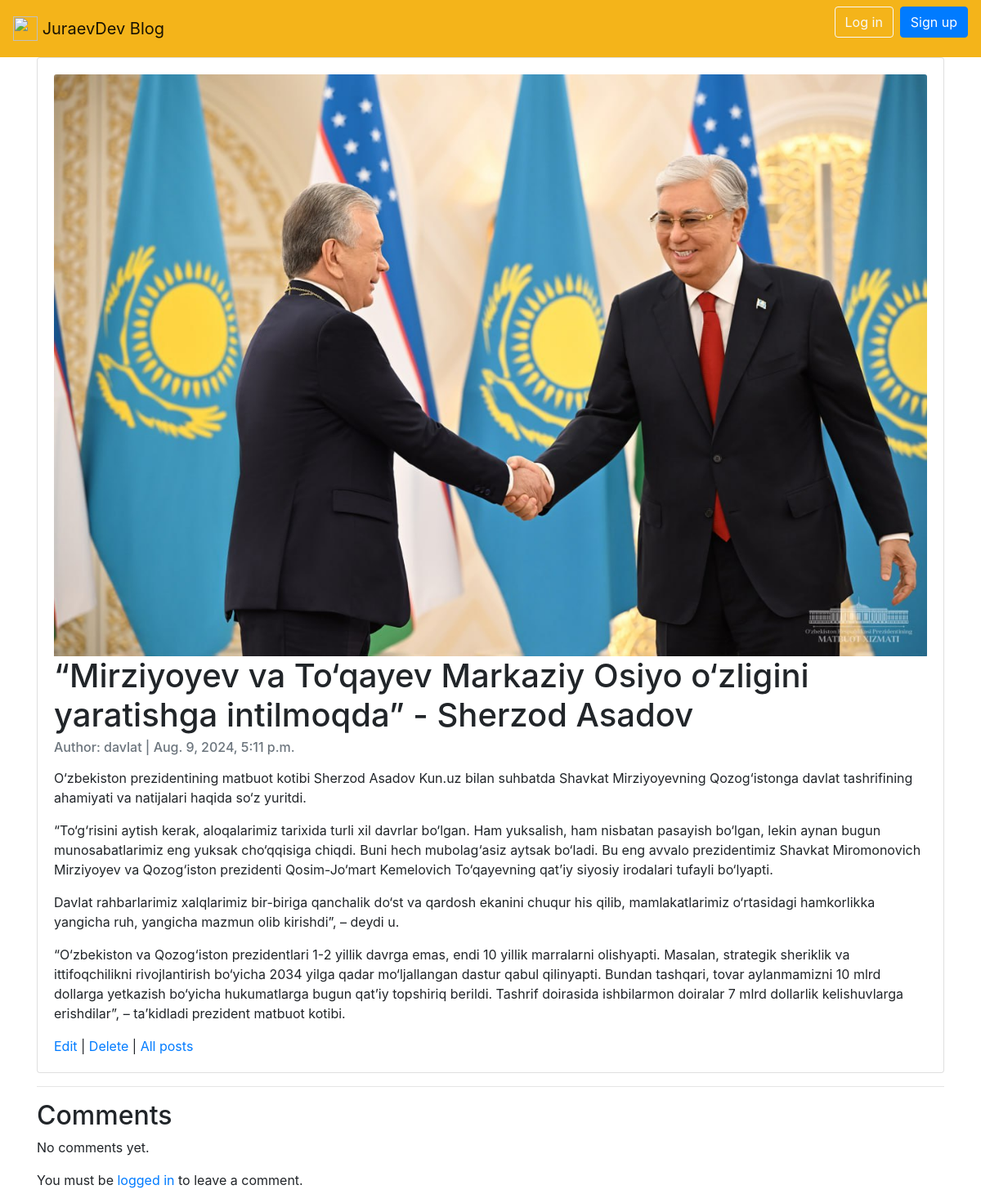
/articles/4/detail/, run on the app's committed database.
### articles/models.py (models this page shows, shortened)
class Article(models.Model):
    title = models.CharField(max_length=255)
    summary = models.CharField(max_length=400, blank=True)
    body = RichTextField()
    photo = models.ImageField(upload_to='images/', blank=True)
    date = models.DateTimeField(auto_now_add=True)
    author = models.ForeignKey(
        get_user_model(),
        on_delete=models.CASCADE,
    )

### accounts/models.py (models this page shows)
class CustomUser(AbstractUser):
    age = models.PositiveIntegerField(null=True, blank=True)

### articles/views.py (the view, shortened to what this page needs)
# urls.py: path('<int:pk>/detail/', ArticleDetailView.as_view(), name='article_detail'),
class ArticleDetailView(DetailView):
    model = Article
    template_name = 'article_detail.html'
    context_object_name = 'article'
    def get_context_data(self, **kwargs):
        data = super().get_context_data(**kwargs)
        comments = Comment.objects.filter(article=self.get_object())
        data['comments'] = comments
        if self.request.user.is_authenticated:
            data['comment_form'] = CommentForm()
        return data

### templates/article_detail.html
{% extends 'base.html' %}
{% block content %}
    <div class="card" >
      <div class="card-body">
          {%  if object.photo %}
            <img class="card-img-top" src="{{ object.photo.url }}" alt="{{ object.title }}">
          {% endif %}
          <h1 class="card-title">{{ object.title }}</h1>
          <h6 class="card-subtitle mb-2 text-muted">Author: {{ object.author }} | {{ object.date }}</h6>
          <p class="card-text">{{ object.body | safe }}</p>
          <a href="{% url 'article_edit' article.pk %}">Edit</a> |
          <a href="{% url 'article_delete' article.pk %}">Delete</a> |
          <a href="{% url 'article_list' %}">All posts</a>
      </div>
    </div>
    <hr>
    <h2>Comments</h2>
    <div class="comments">
        {% for comment in comments %}
            <div class="card mb-2">
                <div class="card-body">
                    <p class="card-text">{{ comment.comment }}</p>
                    <h6 class="card-subtitle mb-2 text-muted">Author: {{ comment.author }} | {{ comment.date }}</h6>
                </div>
            </div>
        {% empty %}
            <p>No comments yet.</p>
        {% endfor %}
    </div>
    {% if user.is_authenticated %}
        <hr>
        <h2>Leave a comment</h2>
        <form method="post">
            {% csrf_token %}
            {{ comment_form.as_p }}
            <button type="submit" class="btn btn-primary">Submit</button>
        </form>
    {% else %}
        <p>You must be <a href="{% url 'login' %}">logged in</a> to leave a comment.</p>
    {% endif %}
</div>
{% endblock content %}

### data on the page
Article: photo (picture), title "“Mirziyoyev va To‘qayev Markaziy Osiyo o‘zligini yaratishga intilmoqda” - Sherzod Asadov", author "davlat", date "Aug. 9, 2024, 5:11 p.m.", body "O‘zbekiston prezidentining matbuot kotibi Sherzod Asadov Kun.uz bilan suhbatda Shavkat Mirziyoyevning Qozog‘istonga davlat tashrifining ahamiyati va natijalari haqida so‘z yuritdi. “To‘g‘risini aytish kerak, aloqalarimiz tarixida turli xil davrlar bo‘lgan. Ham yuksalish, ham nisbatan pasayish bo‘lgan, lekin aynan bugun munosabatlarimiz eng yuksak cho‘qqisiga chiqdi. Buni hech mubolag‘asiz aytsak bo‘ladi. Bu eng avvalo prezidentimiz Shavkat Miromonovich Mirziyoyev va Qozog‘iston prezidenti Qosim-Jo‘mart Kemelovich To‘qayevning qat’iy siyosiy irodalari tufayli bo‘lyapti. Davlat rahbarlarimiz xalqlarimiz bir-biriga qanchalik do‘st va qardosh ekanini chuqur his qilib, mamlakatlarimiz…"
